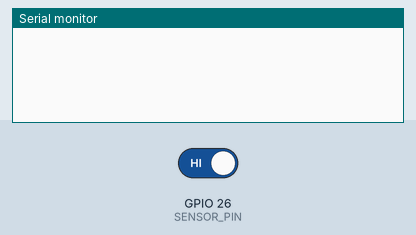
A sketch run on a simulated ESP32. Shown: the last lines printed to the serial monitor. The inputs (shaded band) are chosen by the test bench; at power-on: GPIO 26 (SENSOR_PIN) HIGH.

Above: at 1.2 s.
1.3 s: GPIO 26 (SENSOR_PIN) driven LOW
At 1.9 s:
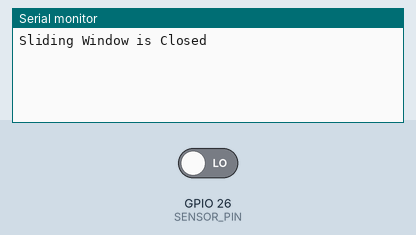
2.8 s: GPIO 26 (SENSOR_PIN) driven HIGH
At 4.3 s:
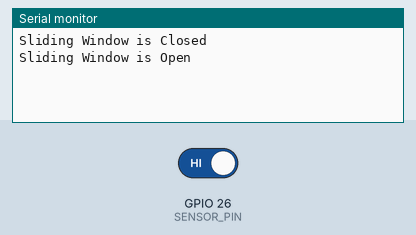

Measured:
- after the input at 1.3 s, the serial monitor: prints a new line at once (image 1)
- after the input at 2.8 s, the serial monitor: prints a new line at once (image 2)

The sketch:

ESP32_DoorSensor_Sketch.ino
```cpp
#define SENSOR_PIN 26
int newstate;
int oldstate;
void setup() {
  // put your setup code here, to run once:
  Serial.begin(9600);
  pinMode(SENSOR_PIN, INPUT_PULLUP);
  oldstate = digitalRead(SENSOR_PIN);
}
void loop() {
  // put your main code here, to run repeatedly:
  newstate = digitalRead(SENSOR_PIN);
  if(oldstate!=newstate)
  {
    if(newstate == HIGH)
    {
      Serial.println("Sliding Window is Open");

    }
    else
    {
      Serial.println("Sliding Window is Closed");

    }
    oldstate = newstate;
  }
}
```
